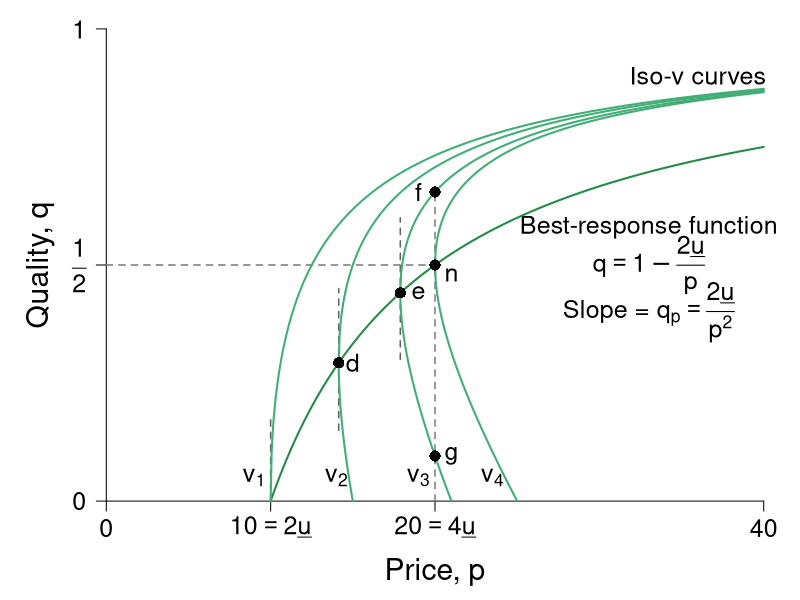

Recreate this plot in R.
#' Graph Designer: Scott Cohn
#' Authors: Bowles and Halliday
#' Title: Coordination, Conflict and Competition: A Text in Microeconomics

require(ggplot2)
require(shape)
pdf(file = "information_power/iso_vmap_a_rightpanel.pdf", width = 9, height = 7)

#Set parameters for graphics
pointsize <- 1.8
axislabelsize <- 1.8
labelsize <- 1.5
namesize <- 1.8
annotatesize <- 1.5
graphlinewidth <- 2
segmentlinewidth <- 1.5

COL <- c("#7fc97f", "#beaed4", "#fdc086", "#ffff99", "#386cb0", "#f0027f", "#bf5b17", "#666666")
COLA <- c("#e0f3db", "#99d8c9","#66c2a4","#41ae76", "#238b45", "#005824")
COLB <- c("#c6dbef", "#4eb3d3", "#2b8cbe", "#0868ac","#084081")
COLC <- c("#fcfbfd", "#efedf5", "#dadaeb", "#bcbddc", "#9e9ac8", "#807dba", "#6a51a3", "#54278f", "#3f007d")
grays <- gray.colors(25, start = 1, end = 0)

#The equation is below when v = 0. See Wolfram Alpha output. 
isov <- function(p, delta = 5) {
  (p - delta)/p
}

isovhigh1 <- function(p, delta = 5, v = 5){
  (sqrt(p^2 - 4 * delta * v) - p + 2*v)/( 2 * v )
}

isovlow1 <- function(p, delta = 5, v = 5){
  (-sqrt(p^2 - 4 * delta * v) - p + 2*v)/( 2 * v )
}

isovhigh2 <- function(p, delta = 5, v = 10){
  (sqrt(p^2 - 4 * delta * v) - p + 2*v)/( 2 * v )
}

isovlow2 <- function(p, delta = 5, v = 10){
  (-sqrt(p^2 - 4 * delta * v) - p + 2*v)/( 2 * v )
}

isovhigh3 <- function(p, delta = 5, v = 15){
  (sqrt(p^2 - 4 * delta * v) - p + 2*v)/( 2 * v )
}

isovlow3 <- function(p, delta = 5, v = 15){
  (-sqrt(p^2 - 4 * delta * v) - p + 2*v)/( 2 * v )
}

isovhigh4 <- function(p, delta = 5, v = 15){
  (sqrt(p^2 - 4 * delta * v) - p + 2*v)/( 2 * v )
}

isovlow4 <- function(p, delta = 5, v = 15){
  (-sqrt(p^2 - 4 * delta * v) - p + 2*v)/( 2 * v )
}

brfFn <- function(p, delta = 5) {
  1 - (2*delta) /p
}

#This is evaluated for p = 12; q = 12/(8*sqrt(12^2 - 4*delta1*v1)) - 1/8 for the slope
#At p = 12; q = (-sqrt(12^2 - 4*v1*delta1) - 12 + 2*v1)/(2*v1) = 0.799
tangencyLine <- function(p){
  (p*(0.05))
}



#COL <- c("#bae4b3", "#74c476", "#238b45")
#COL <- c("#f7fcf0", "#e0f3db", "#ccebc5", "#a8ddb5", "#7bccc4", "#4eb3d3", "#2b8cbe", "#08589e")
COL <- c("#f7fcf5", "#e5f5e0", "#c7e9c0", "#a1d99b", "#74c476", "#41ab5d", "#238b45", "#005a32")
par(mar =  c(4, 4, .5, .5))

xlims <- c(0, 40)
ylims <- c(0, 1)

plot(0, 0, xlim = xlims, ylim = ylims, type = "n",
     xlab = "",
     ylab = "",
     xaxt = "n", yaxt = "n", cex.lab = axislabelsize, bty = "n")

mtext(expression(paste("Price, ", p)), side=1, line = 2.5, cex = axislabelsize)
text(-4, ylims[2] - 0.5*(ylims[2] - ylims[1]), expression(paste("Quality, ", q)), xpd = TRUE, cex = axislabelsize, srt = 90) 


npts <- 500 
npts2 <- 501
#Specify the sequences of points for graphing. 
xx0 <- seq(5, xlims[2], length.out = npts)
xx1 <- seq(10, xlims[2], length.out = npts)
xx2 <- seq(xlims[1], 15, length.out = npts)
xx3 <- seq(10, xlims[2], length.out = npts2)
xx4 <- seq(xlims[1], 10, length.out = npts2)
#For below, I solved sqrt(p^2 - 200) - p + 200/p = 0, getting p = 10*sqrt(2) = 14.14214
xx5 <- seq(14.14214, xlims[2], length.out = npts2)
xx6 <- seq(14.14214, 15, length.out = npts2)

xx7 <- seq(17.889, xlims[2], length.out = npts2)
xx8 <- seq(17.889, 21, length.out = npts2)

xx9 <- seq(20, xlims[2], length.out = npts2)
xx10 <- seq(xlims[1], 25, length.out = npts2)

#Customize ticks and labels for the plot
ticksy <- c(0, 0.5, 1)
ylabels <- c(0, expression(paste(frac(1,2))), 1)
ticksx <- c(0, 10, 20, 40)
xlabels <- c(0, expression(paste(10 == 2*underline("u"))), expression(paste(20 == 4*underline("u"))) , 40)
axis(1, at = ticksx, pos = 0, labels = xlabels, cex.axis = labelsize)
axis(2, at = ticksy, pos = 0, labels = ylabels, las = 1, cex.axis = labelsize)

#Annotation of the three graphs and the NE

# text(3.4, 0.05, expression(paste(v[0] == z)), cex = annotatesize)
text(9.0, 0.05, expression(paste(v[1])), cex = annotatesize)
text(14, 0.05, expression(paste(v[2])), cex = annotatesize)
text(19, 0.05, expression(paste(v[3])), cex = annotatesize)
text(23.5, 0.05, expression(paste(v[4])), cex = annotatesize)
text(21, 0.48, expression(paste("n")), cex = annotatesize)
text(33, 0.58, expression(paste("Best-response function")), cex = annotatesize)
text(33, 0.5, expression(paste(q == 1 - frac(2*underline(u),p))), cex = annotatesize)
text(33, 0.4, expression(paste("Slope = ", q[p] == frac(2*underline(u),p^2))), cex = annotatesize)
text(36, 0.9, expression(paste("Iso-v curves")), cex = annotatesize)

#Lines for the coordinates of the Nash equilbrium
segments(10, 0, 10, 0.175, lty = 2, col = grays[22], lwd = segmentlinewidth)
segments(20, 0, 20, 0.6545, lty = 2, col = grays[20], lwd = segmentlinewidth)
segments(0, 0.5, 20, 0.5, lty = 2, col = grays[20], lwd = segmentlinewidth)
segments(14.14214, 0.15, 14.14214, 0.45, lty = 2, col = grays[22], lwd = segmentlinewidth)
segments(17.889, 0.3, 17.889, 0.6, lty = 2, col = grays[22], lwd = segmentlinewidth)

#Draw the lines for the graphs
#lines(xx0, isov(xx0, delta = 5), col = COLA[4], lwd = graphlinewidth)
lines(xx1, brfFn(xx1), col = COLA[5], lwd = graphlinewidth)
#lines(xx2, tangencyLine(xx2), col = "darkgrey", lwd = segmentlinewidth, lty = 2)
lines(xx3, isovhigh1(xx3, v = 5, delta = 5), col = COLA[4], lwd = graphlinewidth)
lines(xx4, isovlow1(xx4, v = 5, delta = 5), col = COLA[4], lwd = graphlinewidth)
lines(xx5, isovhigh2(xx5, v = 10, delta = 5), col = COLA[4], lwd = graphlinewidth)
lines(xx6, isovlow2(xx6, v = 10, delta = 5), col = COLA[4], lwd = graphlinewidth)
lines(xx7, isovhigh3(xx7, v = 16, delta = 5), col = COLA[4], lwd = graphlinewidth)
lines(xx8, isovlow3(xx8, v = 16, delta = 5), col = COLA[4], lwd = graphlinewidth)
lines(xx9, isovhigh4(xx9, v = 20, delta = 5), col = COLA[4], lwd = graphlinewidth)
lines(xx10, isovlow4(xx10, v = 20, delta = 5), col = COLA[4], lwd = graphlinewidth)

#Arrows and slope of iso-v label
#Arrows(29, 0.15, 24, 0.15,  col = "black", lty = 1, lwd = 2, arr.type = "triangle")
#text(32, 0.2, expression(paste("Slope of iso-v")), cex = annotatesize)
#text(32.3, 0.15, expression(paste(" = -mrs ")), cex = annotatesize)
#text(32, 0.06, expression(paste(" = " -frac(v[p], v[q]))), cex = annotatesize)

#Add a point for the NE
points(20, 0.5, pch = 16, col = "black", cex = 1.5)


#Add a point for b
# points(10, 0.5, pch = 16, col = "black", cex = 1.5)
# text(9.5, 0.53, expression(paste("b")), cex = annotatesize)

#Add a point for d
#Figure out q for p = 14.14214: q = 1 - 2delta/p = 1 - (2*5)/14.14214 =  0.2928934
points(14.14214, 0.2928934, pch = 16, col = "black", cex = 1.5)
text(15, 0.2928934, expression(paste("d")), cex = annotatesize)

points(17.889, 0.441, pch = 16, col = "black", cex = 1.5)
text(19, 0.441, expression(paste("e")), cex = annotatesize)

# points same wage w incr/decr in effort
points(20, 0.0955, pch = 16, col = "black", cex = 1.5)
text(21, 0.0955, expression(paste("g")), cex = annotatesize)
points(20, 0.6545, pch = 16, col = "black", cex = 1.5)
text(19, 0.6545, expression(paste("f")), cex = annotatesize)

dev.off()
